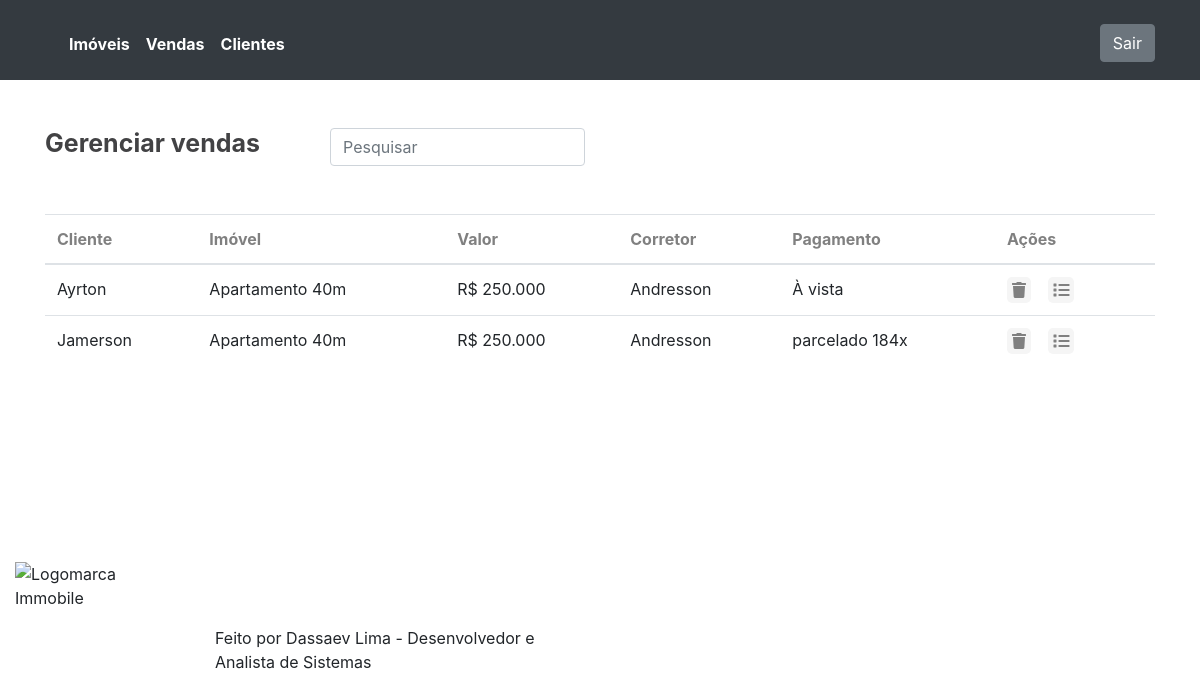
/vendas/ (signed in), run on an earlier commit of the app's database.
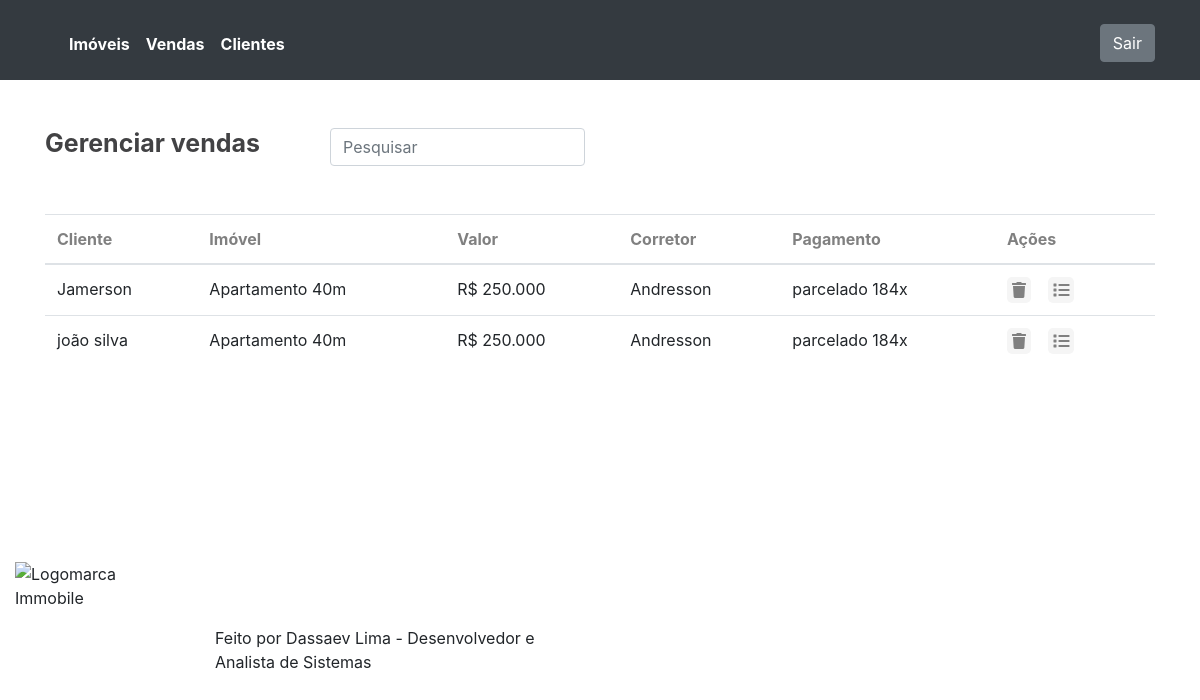
And on a later commit of the database.
### core/models.py (models this page shows, shortened)
class Venda(models.Model):
    id_cliente = models.ForeignKey(Cliente, on_delete=models.CASCADE)
    id_corretor = models.ForeignKey(Corretor, on_delete=models.CASCADE)
    id_imovel = models.ForeignKey(Imovel, on_delete=models.CASCADE)
    id_pagamento = models.ForeignKey(Pagamento, on_delete=models.CASCADE)
    data = models.DateTimeField()
    class Meta:
        db_table = 'venda'

class Cliente(models.Model):
    nome = models.CharField(max_length=255)
    cpf = models.CharField(max_length=255)
    email = models.CharField(max_length=255)
    telefone = models.CharField(max_length=255)
    data_entrada = models.DateTimeField(auto_now=True)
    class Meta:
        db_table = 'cliente'

class Imovel(models.Model):
    tipo = models.CharField(max_length=255)
    valor = models.CharField(max_length=255)
    endereco = models.CharField(max_length=255)
    comissao = models.IntegerField(default=5)
    descricao = models.CharField(max_length=255)
    informacoes = models.TextField(blank=True,null=True)
    status = models.CharField(max_length=255,default='à venda')
    class Meta:
        db_table = 'imovel'

class Corretor(models.Model):
    nome = models.CharField(max_length=255)
    senha = models.CharField(max_length=255)
    class Meta:
        db_table = 'corretor'

class Pagamento(models.Model):
    opcao = models.CharField(max_length=255)
    class Meta:
        db_table = 'pagamento'

### core/views.py (the view)
# urls.py: path('vendas/',views.lista_vendas),
@login_required(login_url='/login/')
def lista_vendas(request):
    lista_de_vendas = Venda.objects.all()
    vendas = {
        'vendas':lista_de_vendas
    }
    return render(request, 'vendas.html', vendas)

### templates/vendas.html
{% extends "estrutura.html" %}
    {% block content %}
    <main class="pt-5">
        <div class="container">
            <div class=" row">
                <div class="col-md-3">
                    <h1>Gerenciar vendas</h1>
                </div>
                <div class="col-md-3">
                    <input type="text" placeholder="Pesquisar" class="form-control">
                </div>
                <div class="col-3">
                </div>
            </div>
        </div>
        <div class="container pt-5">
            <table class="table">
                <thead>
                    <tr>
                        <th scope="col">Cliente</th>
                        <th scope="col">Imóvel</th>
                        <th scope="col">Valor</th>
                        <th scope="col">Corretor</th>
                        <th scope="col">Pagamento</th>
                        <th scope="col">Ações</th>
                    </tr>
                </thead>
                <tbody>
                    {% for venda in vendas %}
                    <tr>
                        <td>{{ venda.id_cliente.nome}}</td>
                        <td>{{ venda.id_imovel.descricao}}</td>
                        <td>R$ {{ venda.id_imovel.valor}}</td>
                        <td>{{ venda.id_corretor.nome}}</td>
                        <td>{{ venda.id_pagamento.opcao}}</td>
                        <td>
                            <div class="row">
                                <div class="col-3">
                                    <a href="/vendas/delete/{{ venda.id }}/">
                                <i class="fa fa-trash" style="color:grey;background-color:whitesmoke; padding:5px;border-radius:5px"></i>
                            </a>
                                </div>
                                <div class="col-3">
                                    <a href="/vendas/extrato/{{ venda.id }}/">
                                <i class="fa fa-list" style="color:grey;background-color:whitesmoke; padding:5px;border-radius:5px"></i>
                            </a>
                                </div>
                            </div>
                        </td>
                    </tr>
                 {% endfor %}
                </tbody>
            </table>
        </div>
    </main>
    {% endblock %}

What changed in the data, as far as the page shows it:
removed Venda: id_cliente.nome "Ayrton", id_imovel.descricao "Apartamento 40m", id_imovel.valor "250.000", id_corretor.nome "Andresson", id_pagamento.opcao "À vista"
added Venda: id_cliente.nome "joão silva", id_imovel.descricao "Apartamento 40m", id_imovel.valor "250.000", id_corretor.nome "Andresson", id_pagamento.opcao "parcelado 184x"
